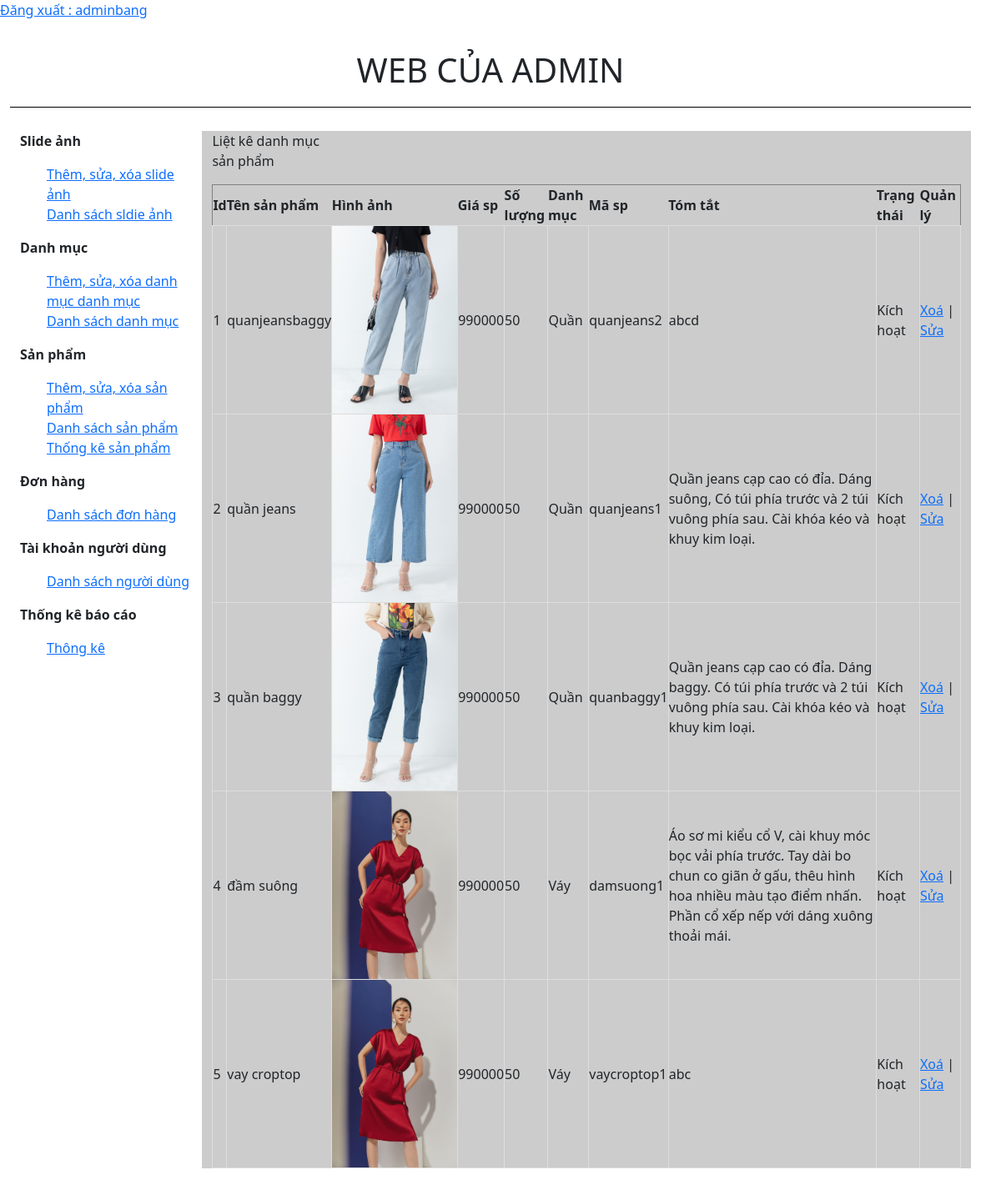
Screenshot of /web/admin/index.php?action=danhsachsanpham&query=them (signed in) with the database file from the repository.
### tables this page shows
CREATE TABLE `tbl_sanpham` (
  `id_sanpham` int(11) NOT NULL,
  `tensanpham` varchar(50) NOT NULL,
  `masp` varchar(50) NOT NULL,
  `giasp` varchar(50) NOT NULL,
  `soluong` int(11) NOT NULL,
  `hinhanh` varchar(50) NOT NULL,
  `tomtat` tinytext NOT NULL,
  `noidung` text NOT NULL,
  `tinhtrang` int(11) NOT NULL,
  `id_danhmuc` int(11) NOT NULL
);

CREATE TABLE `tbl_danhmuc` (
  `id_danhmuc` int(11) NOT NULL,
  `tendanhmuc` varchar(50) NOT NULL,
  `thutu` int(11) NOT NULL
);

### web/admin/modules/quanlysp/danhsach.php (the view)
<?php
	$sql_lietke_sp = "SELECT * FROM tbl_sanpham,tbl_danhmuc WHERE tbl_sanpham.id_danhmuc=tbl_danhmuc.id_danhmuc ORDER BY id_sanpham DESC";
	$query_lietke_sp = mysqli_query($mysqli,$sql_lietke_sp);
?>
<p>Liệt kê danh mục sản phẩm</p>
<table style="width:100%" border="1" style="border-collapse: collapse;">
  <tr>
  	<th>Id</th>
    <th>Tên sản phẩm</th>
    <th>Hình ảnh</th>
    <th>Giá sp</th>
    <th>Số lượng</th>
    <th>Danh mục</th>
    <th>Mã sp</th>
    <th>Tóm tắt</th>
    <th>Trạng thái</th>
  	<th>Quản lý</th>
  </tr>
  <?php
  $i = 0;
  while($row = mysqli_fetch_array($query_lietke_sp)){
  	$i++;
  ?>
  <tr>
  	<td><?php echo $i ?></td>
    <td><?php echo $row['tensanpham'] ?></td>
    <td><img src="modules/quanlysp/uploads/<?php echo $row['hinhanh'] ?>" width="150px"></td>
    <td><?php echo $row['giasp'] ?></td>
    <td><?php echo $row['soluong'] ?></td>
    <td><?php echo $row['tendanhmuc'] ?></td>
    <td><?php echo $row['masp'] ?></td>
    <td><?php echo $row['tomtat'] ?></td>
    <td><?php if($row['tinhtrang']==1){
        echo 'Kích hoạt';
      }else{
        echo 'Ẩn';
      }
      ?>
    </td>
   	<td>
   		<a href="modules/quanlysp/xuly.php?idsanpham=<?php echo $row['id_sanpham'] ?>">Xoá</a> | <a href="?action=danhsachsanpham&query=sua&idsanpham=<?php echo $row['id_sanpham'] ?>">Sửa</a>
   	</td>
  </tr>
  <?php
  }
  ?>
</table>

### web/admin/index.php (shortened to what this page needs)
<!DOCTYPE html>
<html lang="en">
<head>
    <link href="https://cdn.jsdelivr.net/npm/bootstrap@5.1.1/dist/css/bootstrap.min.css" rel="stylesheet">
    <link rel="stylesheet" href="webadmin.css">
</head>
<body>
    <?php
    include ("modules/header.php");
    include ("modules/menu.php");
    include ("modules/main.php");
   ?>
      </div>
  </section>
</body>
</html>

### web/admin/modules/header.php (shortened to what this page needs)
<p><a href="index.php?dangxuat=1">Đăng xuất : <?php if(isset($_SESSION['dangnhap'])){
		echo $_SESSION['dangnhap'];
	} ?></a></p>
<section class="admin-index">
      <div class="container row">
          <h1>WEB CỦA ADMIN</h1>

### web/admin/modules/menu.php
<div class="web-menu">
    <p>Slide ảnh</p>
    <ul>
        <li><a href="index.php?action=tsxslideanh&query=them">Thêm, sửa, xóa slide ảnh</a></li>
        <li><a href="index.php?action=danhsachslide&query=them">Danh sách sldie ảnh </a></li>
    </ul>
    <p>Danh mục</p>
    <ul>
        <li><a href="index.php?action=tsxdanhmuc&query=them">Thêm, sửa, xóa danh mục danh mục</a></li>
        <li><a href="index.php?action=danhsachdanhmuc&query=them">Danh sách danh mục </a></li>
    </ul>
    <p>Sản phẩm</p>
    <ul>
        <li><a href="index.php?action=tsxsanpham&query=them">Thêm, sửa, xóa sản phẩm</a></li>
        <li><a href="index.php?action=danhsachsanpham&query=them">Danh sách sản phẩm</a></li>
        <li><a href="index.php?action=danhsachsanpham&query=them">Thống kê sản phẩm</a></li>
    </ul>
    <p>Đơn hàng</p>
    <ul>
        <li><a href="index.php?action=quanlydonhang&query=lietke">Danh sách đơn hàng</a></li>
    </ul>
    <p>Tài khoản người dùng</p>
    <ul>
        <li><a href="index.php?action=quanlytk&query=them">Danh sách người dùng </a></li>
    </ul>
    <p>Thống kê báo cáo</p>
    <ul>
        <li><a href="index.php?action=thongke&query=them">Thông kê </a></li>
    </ul>
</div>

### web/admin/modules/main.php
 <div class="web-content">
<?php
if(isset($_GET['action']) && $_GET['query']){
    $tam = $_GET['action'];
    $query = $_GET['query'];
}else{
    $tam = '';
    $query = '';
}
if($tam =="tsxdanhmuc" && $query =='them'){
    include("modules/quanlydanhmucsp/them.php ");
}elseif($tam=="danhsachdanhmuc" && $query =='them'){
    include("modules/quanlydanhmucsp/danhsach.php");
}elseif($tam=="danhsachdanhmuc" && $query =='sua'){
    include("modules/quanlydanhmucsp/sua.php");
}elseif($tam=="tsxsanpham" && $query =='them'){
    include("modules/quanlysp/them.php");
}elseif($tam=="danhsachsanpham" && $query =='them'){
    include("modules/quanlysp/danhsach.php");
}elseif($tam=="danhsachsanpham" && $query =='sua'){
    include("modules/quanlysp/sua.php");
}elseif($tam=='quanlydonhang' && $query=='lietke'){
    include("modules/quanlydonhang/lietke.php");
}elseif($tam=='donhang' && $query=='xemdonhang'){
    include("modules/quanlydonhang/xemdonhang.php");
}elseif($tam=='thongke' && $query=='them'){
    include("modules/thongke/thongke.php");
}elseif($tam=='quanlytk' && $query=='them'){
    include("modules/taikhoannguoidung/taikhoannguoidung.php");
}elseif($tam=='quanlytk' && $query=='sua'){
    include("modules/taikhoannguoidung/sua.php");
}elseif($tam=='quanlydonhang' && $query=='sua'){
    include("modules/quanlydonhang/sua.php");
}elseif($tam=='tsxslideanh' && $query=='them'){
    include("modules/quanlyslide/them.php");
}elseif($tam=='danhsachslide' && $query=='them'){
    include("modules/quanlyslide/danhsachslide.php");
}elseif($tam=='danhsachslide' && $query=='sua'){
    include("modules/quanlyslide/sua.php");
}else{
    include("modules/dashboard.php");
}
?>
 </div>

### web/admin/webadmin.css (style rules this page uses)
* { padding: 0; margin:0; }
.container { max-width: 100%; }
.web-menu p { font-weight: bold; }
.web-menu li { text-decoration: none; list-style: none; cursor: pointer; }
.web-menu { width: 20%; background-color:b; }
.web-content { width: 80%; background-color: #ccc; }
.web-content ,.web-menu { margin: 20px 0; }
.admin-index h1 { text-align: center; padding: 20px 0; border-bottom: 1px solid black; }
.web-content p { display: block; width: 130px; }
.product-list table th ,td { border: 1px solid black; }
.cartegory-list table tr th, td { border: 1px solid #dddddd; }

### rows the page displays
tbl_sanpham: tensanpham "quanjeansbaggy", hinhanh (picture), giasp "990000", soluong "50", id_danhmuc.tendanhmuc "Quần", masp "quanjeans2", tomtat "abcd", tinhtrang "Kích hoạt"
tbl_sanpham: tensanpham "quần jeans", hinhanh (picture), giasp "990000", soluong "50", id_danhmuc.tendanhmuc "Quần", masp "quanjeans1", tomtat "Quần jeans cạp cao có đỉa. Dáng suông, Có túi phía trước và 2 túi vuông phía sau. Cài khóa kéo và khuy kim loại.", tinhtrang "Kích hoạt"
tbl_sanpham: tensanpham "quần baggy", hinhanh (picture), giasp "990000", soluong "50", id_danhmuc.tendanhmuc "Quần", masp "quanbaggy1", tomtat "Quần jeans cạp cao có đỉa. Dáng baggy. Có túi phía trước và 2 túi vuông phía sau. Cài khóa kéo và khuy kim loại.", tinhtrang "Kích hoạt"
tbl_sanpham: tensanpham "đầm suông", hinhanh (picture), giasp "990000", soluong "50", id_danhmuc.tendanhmuc "Váy", masp "damsuong1", tomtat "Áo sơ mi kiểu cổ V, cài khuy móc bọc vải phía trước. Tay dài bo chun co giãn ở gấu, thêu hình hoa nhiều màu tạo điểm nhấn. Phần cổ xếp nếp với dáng xuông thoải mái.", tinhtrang "Kích hoạt"
tbl_sanpham: tensanpham "vay croptop", hinhanh (picture), giasp "990000", soluong "50", id_danhmuc.tendanhmuc "Váy", masp "vaycroptop1", tomtat "abc", tinhtrang "Kích hoạt"

### other values shown
$_SESSION['dangnhap'] "adminbang"
